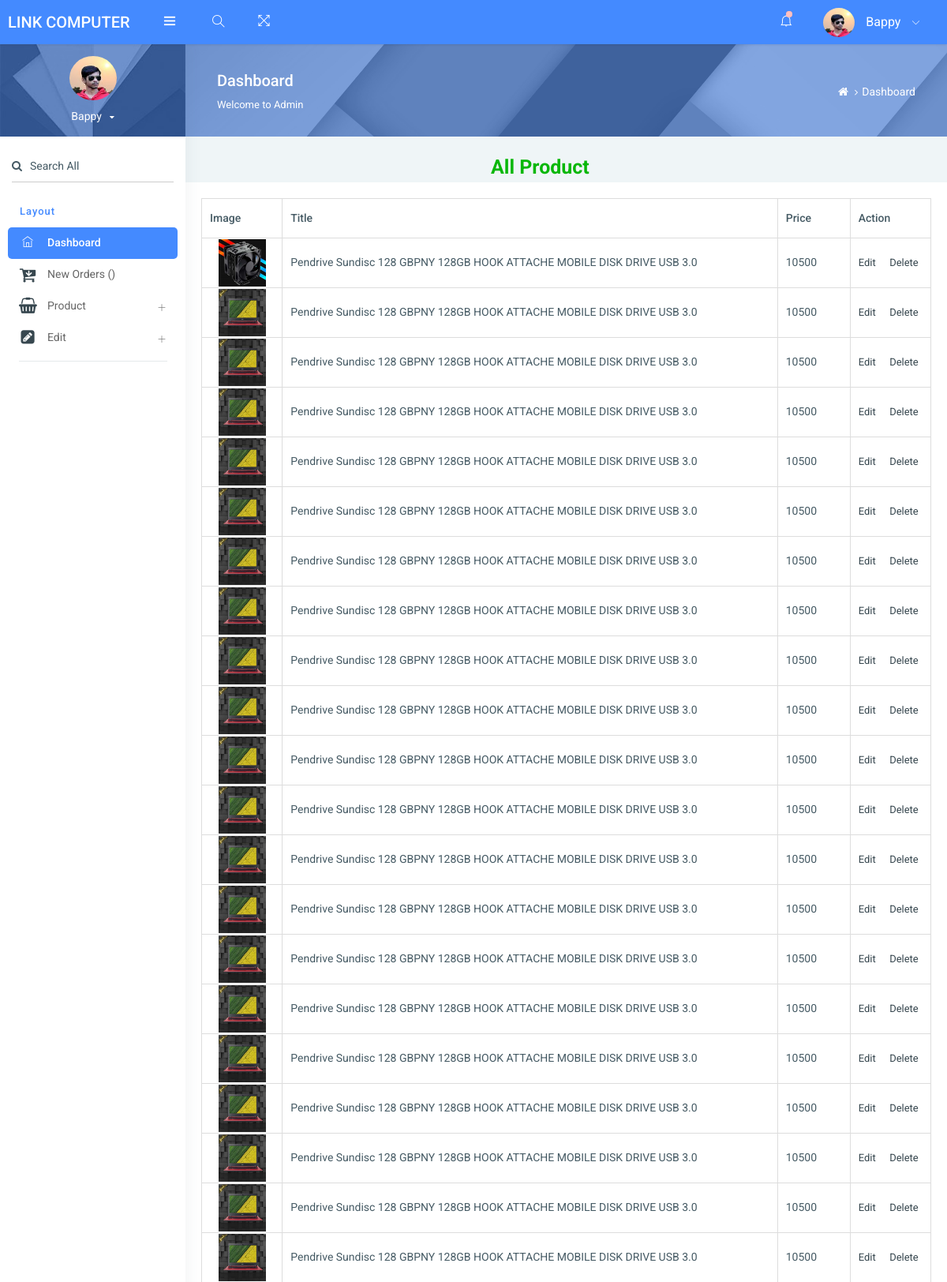
The page /admin/all_product.php (signed in, upper part) on the database its author committed.
### tables this page shows
CREATE TABLE `products` (
  `id` int(11) NOT NULL,
  `title` varchar(200) NOT NULL,
  `keyword` varchar(250) NOT NULL,
  `description` text NOT NULL,
  `regular_price` varchar(10) NOT NULL,
  `current_price` varchar(10) NOT NULL,
  `category` varchar(30) NOT NULL,
  `image` varchar(100) NOT NULL,
  `code` varchar(10) NOT NULL,
  `company` varchar(30) NOT NULL
);

### admin/all_product.php (the view, shortened to what this page needs)
<?php include('header.php')?>
	<form method="post" enctype="multipart/form-data">
		<div class="all_heading">All Product</div>
		<div class="all_product_main">
			<table border="1">
				<tr>
					<th>Image</th>
					<th>Title</th>
					<th>Price</th>
					<th>Action</th>
				</tr>
				<?php
					$product_select="select * from products order by id DESC";
					$product_query=mysqli_query($db,$product_select);
					while($product_row=mysqli_fetch_assoc($product_query)){
					$product_id=$product_row['id'];
					$product_title=$product_row['title'];
					$product_price=$product_row['current_price'];
					$product_image=$product_row['image'];
				?>
				<tr>
					<td align="center" style="padding-left:2px;width:10%;"><img src="../img/product/<?php echo $product_image?>" alt="" height="60" width="60"/></td>
					<td><?php echo $product_title?></td>
					<td><?php echo $product_price?></td>
					<td><a href="edit_product.php?id=<?php echo $product_id?>">Edit</a> &nbsp &nbsp <a href="delete_product.php?id=<?php echo $product_id?>">Delete</a></td>
				</tr>
				<?php }?>
			</table>
		</div>
	</form>
</body>
</html>

### admin/assets/css/bappy.css (style rules this page uses)
.all_heading { margin-top:20px; padding-left:387px; color:#09b709; font-size:25px; font-weight:bold; }
.all_product_main { background:#fff; padding:20px; }
.all_product_main table { border:1px solid #ddd; }
.all_product_main table tr { height:50px; }
.all_product_main table tr th { padding-left:10px; }
.all_product_main table tr td { padding-left:10px; }
.all_product_main table tr th:nth-child(2) { width:60%; }
.all_product_main table tr th:nth-child(3) { width:9%; }
.all_product_main table tr th:nth-child(4) { width:10%; }

### rows shown on the page
products: image (picture), title "Pendrive Sundisc 128 GBPNY 128GB HOOK ATTACHE MOBILE DISK DRIVE USB 3.0", current_price "10500"
products: image (picture), title "Pendrive Sundisc 128 GBPNY 128GB HOOK ATTACHE MOBILE DISK DRIVE USB 3.0", current_price "10500"
products: image (picture), title "Pendrive Sundisc 128 GBPNY 128GB HOOK ATTACHE MOBILE DISK DRIVE USB 3.0", current_price "10500"
products: image (picture), title "Pendrive Sundisc 128 GBPNY 128GB HOOK ATTACHE MOBILE DISK DRIVE USB 3.0", current_price "10500"
products: image (picture), title "Pendrive Sundisc 128 GBPNY 128GB HOOK ATTACHE MOBILE DISK DRIVE USB 3.0", current_price "10500"
products: image (picture), title "Pendrive Sundisc 128 GBPNY 128GB HOOK ATTACHE MOBILE DISK DRIVE USB 3.0", current_price "10500"
products: image (picture), title "Pendrive Sundisc 128 GBPNY 128GB HOOK ATTACHE MOBILE DISK DRIVE USB 3.0", current_price "10500"
products: image (picture), title "Pendrive Sundisc 128 GBPNY 128GB HOOK ATTACHE MOBILE DISK DRIVE USB 3.0", current_price "10500"
products: image (picture), title "Pendrive Sundisc 128 GBPNY 128GB HOOK ATTACHE MOBILE DISK DRIVE USB 3.0", current_price "10500"
products: image (picture), title "Pendrive Sundisc 128 GBPNY 128GB HOOK ATTACHE MOBILE DISK DRIVE USB 3.0", current_price "10500"
products: image (picture), title "Pendrive Sundisc 128 GBPNY 128GB HOOK ATTACHE MOBILE DISK DRIVE USB 3.0", current_price "10500"
products: image (picture), title "Pendrive Sundisc 128 GBPNY 128GB HOOK ATTACHE MOBILE DISK DRIVE USB 3.0", current_price "10500"
products: image (picture), title "Pendrive Sundisc 128 GBPNY 128GB HOOK ATTACHE MOBILE DISK DRIVE USB 3.0", current_price "10500"
products: image (picture), title "Pendrive Sundisc 128 GBPNY 128GB HOOK ATTACHE MOBILE DISK DRIVE USB 3.0", current_price "10500"
products: image (picture), title "Pendrive Sundisc 128 GBPNY 128GB HOOK ATTACHE MOBILE DISK DRIVE USB 3.0", current_price "10500"
products: image (picture), title "Pendrive Sundisc 128 GBPNY 128GB HOOK ATTACHE MOBILE DISK DRIVE USB 3.0", current_price "10500"
products: image (picture), title "Pendrive Sundisc 128 GBPNY 128GB HOOK ATTACHE MOBILE DISK DRIVE USB 3.0", current_price "10500"
products: image (picture), title "Pendrive Sundisc 128 GBPNY 128GB HOOK ATTACHE MOBILE DISK DRIVE USB 3.0", current_price "10500"
products: image (picture), title "Pendrive Sundisc 128 GBPNY 128GB HOOK ATTACHE MOBILE DISK DRIVE USB 3.0", current_price "10500"
products: image (picture), title "Pendrive Sundisc 128 GBPNY 128GB HOOK ATTACHE MOBILE DISK DRIVE USB 3.0", current_price "10500"
products: image (picture), title "Pendrive Sundisc 128 GBPNY 128GB HOOK ATTACHE MOBILE DISK DRIVE USB 3.0", current_price "10500"
